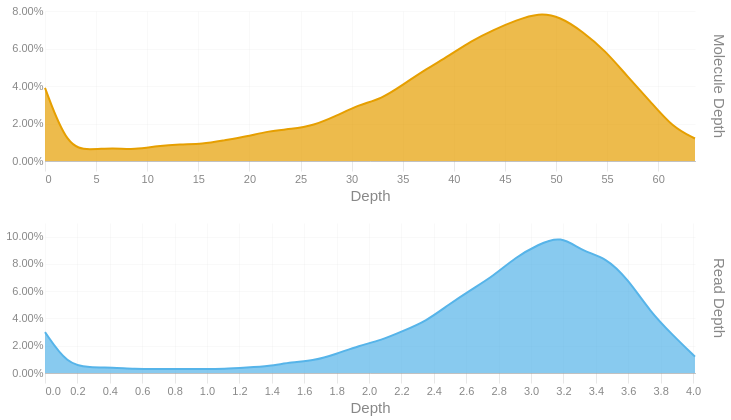

Notebook code cell kept with this figure:
### Code cell
readdep = depth_hist(tb['Read Depth'], q99, 3)
readdep = readdep.with_columns(pl.lit('Read Depth').alias('Metric'))
if not SKIPLR:
    moldep = depth_hist(tb['Molecule Depth'], mol_q99, 1)
    moldep = moldep.with_columns(pl.lit('Molecule Depth').alias('Metric'))
    _hist = pl.concat([readdep, moldep])
    _hist = _hist.filter(pl.col('Proportion') != 0)
    with SafeRender(_hist):
        (
            alt.Chart(_hist)        
            .mark_area(interpolate = "basis")
            .encode(
                x=alt.X('Bin:Q').scale(domainMin=0).axis(alt.Axis(title='Depth')),
                y = alt.Y('Proportion:Q', title = None).axis(format = '.2%'),
                color = alt.Color('Metric:N').legend(None),
                row = alt.Row("Metric:N").header(title = None, labelOrient = 'right'),
                tooltip = [
                    alt.Tooltip("Metric:N", title = "Metric"),
                    alt.Tooltip('Interval:N', title = "Depth Interval"),
                    alt.Tooltip('Proportion:Q', title = "% Alignments").format('.2%')
                ]
            )
            .resolve_scale(x='independent', y='independent')
            .properties(
                height = 150, width = 650,
                usermeta={'embedOptions': {'downloadFileName': f'{samplename}.depth.hist'}}
            )
        ).display()
else:
    readdep = readdep.filter(pl.col('Proportion') != 0)
    with SafeRender(readdep):
        (
            alt.Chart(readdep)        
            .mark_area(interpolate = "basis")
            .encode(
                x=alt.X('Bin:Q').scale(domainMin=0).axis(alt.Axis(title='Depth')),
                y = alt.Y('Proportion:Q', title = None).axis(format = '.2%'),
                tooltip = [
                    alt.Tooltip('Interval:N', title = "Depth Interval"),
                    alt.Tooltip('Proportion:Q', title = "% Alignments").format('.2%')
                ]
            )
            .properties(
                usermeta={'embedOptions': {'downloadFileName': f'{samplename}.depth.hist'}}
            )
        ).display()

### Figure 1 — Vega-Lite specification as saved in the notebook (floating-point values rounded to 4 significant figures)
{"width": 650, "height": 150, "config": {"title": {"anchor": "start", "dy": -15, "fontSize": 18, "color": "#888888", "subtitleColor": "#888888", "subtitleFontSize": 14}, "arc": {"fill": "#0072B2"}, "axis": {"domainColor": "#888888", "domainWidth": 0.5, "gridWidth": 0.2, "grid": false, "titleFontWeight": 400, "titleFontSize": 15, "labelFontSize": 11, "labelColor": "#888888", "tickColor": "#888888", "tickWidth": 0.2, "titleColor": "#888888"}, "axisBand": {"grid": false}, "axisX": {"grid": true, "tickSize": 10, "domainCap": "round"}, "axisY": {"domain": false, "grid": true, "tickSize": 0, "domainCap": "round"}, "background": "transparent", "header": {"labelFontSize": 15, "labelColor": "#888888", "titleFontSize": 15, "titleFontWeight": 600, "titleColor": "#888888"}, "legend": {"labelFont": "sans-serif", "labelFontSize": 12, "labelColor": "#888888", "symbolSize": 100, "symbolType": "circle", "titleFontSize": 12, "titlePadding": 10, "titleColor": "#888888", "title": null}, "range": {"category": ["#E69F00", "#56B4E9", "#009E73", "#F0E442", "#0072B2", "#D55E00", "#CC79A7", "#000000"], "diverging": ["#cfe8f3", "#a2d4ec", "#73bfe2", "#46abdb", "#1696d2", "#12719e"]}, "area": {"fill": "#0072B2", "fillOpacity": 0.7, "line": true, "strokeOpacity": 0.7}, "line": {"color": "#0072B2", "stroke": "#0072B2", "strokeWidth": 2}, "trail": {"color": "#0072B2", "stroke": "#0072B2", "strokeWidth": 0, "size": 1}, "point": {"filled": true, "fillOpacity": 1.0, "size": 95}, "text": {"color": "#888888", "fontSize": 11, "align": "right", "fontWeight": 400, "size": 11}, "bar": {"fill": "#0072B2", "stroke": null}, "view": {"stroke": null, "continuousWidth": 660, "continuousHeight": 400}}, "data": {"name": "data-6c038128b32814ac2fb29fe3ca235c46"}, "mark": {"type": "area", "interpolate": "basis"}, "encoding": {"color": {"field": "Metric", "legend": null, "type": "nominal"}, "row": {"field": "Metric", "header": {"title": null, "labelOrient": "right"}, "type": "nominal"}, "tooltip": [{"field": "Metric", "title": "Metric", "type": "nominal"}, {"field": "Interval", "title": "Depth Interval", "type": "nominal"}, {"field": "Proportion", "format": ".2%", "title": "% Alignments", "type": "quantitative"}], "x": {"axis": {"title": "Depth"}, "field": "Bin", "scale": {"domainMin": 0}, "type": "quantitative"}, "y": {"axis": {"format": ".2%"}, "field": "Proportion", "title": null, "type": "quantitative"}}, "resolve": {"scale": {"x": "independent", "y": "independent"}}, "usermeta": {"embedOptions": {"downloadFileName": "S6_LaHave_3604.depth.hist"}}, "$schema": "https://vega.github.io/schema/vega-lite/v6.1.0.json", "datasets": {"data-6c038128b32814ac2fb29fe3ca235c46": [{"Bin": 0.0, "Interval": "0.0-0.138", "Proportion": 0.03, "Metric": "Read Depth"}, {"Bin": 0.138, "Interval": "0.138-0.277", "Proportion": 0.006, "Metric": "Read Depth"}, {"Bin": 0.277, "Interval": "0.277-0.415", "Proportion": 0.004, "Metric": "Read Depth"}, {"Bin": 0.415, "Interval": "0.415-0.553", "Proportion": 0.004, "Metric": "Read Depth"}, {"Bin": 0.553, "Interval": "0.553-0.692", "Proportion": 0.003, "Metric": "Read Depth"}, {"Bin": 0.692, "Interval": "0.692-0.83", "Proportion": 0.003, "Metric": "Read Depth"}, {"Bin": 0.83, "Interval": "0.83-0.968", "Proportion": 0.003, "Metric": "Read Depth"}, {"Bin": 0.968, "Interval": "0.968-1.107", "Proportion": 0.003, "Metric": "Read Depth"}, {"Bin": 1.107, "Interval": "1.107-1.245", "Proportion": 0.003, "Metric": "Read Depth"}, {"Bin": 1.245, "Interval": "1.245-1.383", "Proportion": 0.004, "Metric": "Read Depth"}, {"Bin": 1.383, "Interval": "1.383-1.522", "Proportion": 0.005, "Metric": "Read Depth"}, {"Bin": 1.522, "Interval": "1.522-1.66", "Proportion": 0.008, "Metric": "Read Depth"}, {"Bin": 1.66, "Interval": "1.66-1.798", "Proportion": 0.009, "Metric": "Read Depth"}, {"Bin": 1.798, "Interval": "1.798-1.937", "Proportion": 0.014, "Metric": "Read Depth"}, {"Bin": 1.937, "Interval": "1.937-2.075", "Proportion": 0.02, "Metric": "Read Depth"}, {"Bin": 2.075, "Interval": "2.075-2.213", "Proportion": 0.024, "Metric": "Read Depth"}, {"Bin": 2.213, "Interval": "2.213-2.352", "Proportion": 0.031, "Metric": "Read Depth"}, {"Bin": 2.352, "Interval": "2.352-2.49", "Proportion": 0.038, "Metric": "Read Depth"}, {"Bin": 2.49, "Interval": "2.49-2.628", "Proportion": 0.05, "Metric": "Read Depth"}, {"Bin": 2.628, "Interval": "2.628-2.767", "Proportion": 0.061, "Metric": "Read Depth"}, {"Bin": 2.767, "Interval": "2.767-2.905", "Proportion": 0.071, "Metric": "Read Depth"}, {"Bin": 2.905, "Interval": "2.905-3.043", "Proportion": 0.085, "Metric": "Read Depth"}, {"Bin": 3.043, "Interval": "3.043-3.182", "Proportion": 0.094, "Metric": "Read Depth"}, {"Bin": 3.182, "Interval": "3.182-3.32", "Proportion": 0.101, "Metric": "Read Depth"}, {"Bin": 3.32, "Interval": "3.32-3.458", "Proportion": 0.089, "Metric": "Read Depth"}, {"Bin": 3.458, "Interval": "3.458-3.597", "Proportion": 0.085, "Metric": "Read Depth"}, {"Bin": 3.597, "Interval": "3.597-3.735", "Proportion": 0.069, "Metric": "Read Depth"}, {"Bin": 3.735, "Interval": "3.735-3.873", "Proportion": 0.045, "Metric": "Read Depth"}, {"Bin": 3.873, "Interval": "3.873-4.012", "Proportion": 0.028, "Metric": "Read Depth"}, {"Bin": 4.012, "Interval": "4.012-4.15", "Proportion": 0.012, "Metric": "Read Depth"}, {"Bin": 0.0, "Interval": "0.0-2.2", "Proportion": 0.039, "Metric": "Molecule Depth"}, {"Bin": 2.2, "Interval": "2.2-4.4", "Proportion": 0.007, "Metric": "Molecule Depth"}, {"Bin": 4.4, "Interval": "4.4-6.6", "Proportion": 0.006, "Metric": "Molecule Depth"}, {"Bin": 6.6, "Interval": "6.6-8.8", "Proportion": 0.007, "Metric": "Molecule Depth"}, {"Bin": 8.8, "Interval": "8.8-11.0", "Proportion": 0.006, "Metric": "Molecule Depth"}, {"Bin": 11.0, "Interval": "11.0-13.2", "Proportion": 0.008, "Metric": "Molecule Depth"}, {"Bin": 13.2, "Interval": "13.2-15.4", "Proportion": 0.009, "Metric": "Molecule Depth"}, {"Bin": 15.4, "Interval": "15.4-17.5", "Proportion": 0.009, "Metric": "Molecule Depth"}, {"Bin": 17.5, "Interval": "17.5-19.7", "Proportion": 0.011, "Metric": "Molecule Depth"}, {"Bin": 19.7, "Interval": "19.7-21.9", "Proportion": 0.013, "Metric": "Molecule Depth"}, {"Bin": 21.9, "Interval": "21.9-24.1", "Proportion": 0.016, "Metric": "Molecule Depth"}, {"Bin": 24.1, "Interval": "24.1-26.3", "Proportion": 0.017, "Metric": "Molecule Depth"}, {"Bin": 26.3, "Interval": "26.3-28.5", "Proportion": 0.019, "Metric": "Molecule Depth"}, {"Bin": 28.5, "Interval": "28.5-30.7", "Proportion": 0.024, "Metric": "Molecule Depth"}, {"Bin": 30.7, "Interval": "30.7-32.9", "Proportion": 0.03, "Metric": "Molecule Depth"}, {"Bin": 32.9, "Interval": "32.9-35.1", "Proportion": 0.033, "Metric": "Molecule Depth"}, {"Bin": 35.1, "Interval": "35.1-37.3", "Proportion": 0.041, "Metric": "Molecule Depth"}, {"Bin": 37.3, "Interval": "37.3-39.5", "Proportion": 0.049, "Metric": "Molecule Depth"}, {"Bin": 39.5, "Interval": "39.5-41.7", "Proportion": 0.056, "Metric": "Molecule Depth"}, {"Bin": 41.7, "Interval": "41.7-43.9", "Proportion": 0.064, "Metric": "Molecule Depth"}, {"Bin": 43.9, "Interval": "43.9-46.1", "Proportion": 0.07, "Metric": "Molecule Depth"}, {"Bin": 46.1, "Interval": "46.1-48.3", "Proportion": 0.075, "Metric": "Molecule Depth"}, {"Bin": 48.3, "Interval": "48.3-50.4", "Proportion": 0.079, "Metric": "Molecule Depth"}, {"Bin": 50.4, "Interval": "50.4-52.6", "Proportion": 0.077, "Metric": "Molecule Depth"}, {"Bin": 52.6, "Interval": "52.6-54.8", "Proportion": 0.069, "Metric": "Molecule Depth"}, {"Bin": 54.8, "Interval": "54.8-57.0", "Proportion": 0.059, "Metric": "Molecule Depth"}, {"Bin": 57.0, "Interval": "57.0-59.2", "Proportion": 0.045, "Metric": "Molecule Depth"}, {"Bin": 59.2, "Interval": "59.2-61.4", "Proportion": 0.032, "Metric": "Molecule Depth"}, {"Bin": 61.4, "Interval": "61.4-63.6", "Proportion": 0.018, "Metric": "Molecule Depth"}, {"Bin": 63.6, "Interval": "63.6-65.8", "Proportion": 0.012, "Metric": "Molecule Depth"}]}}
